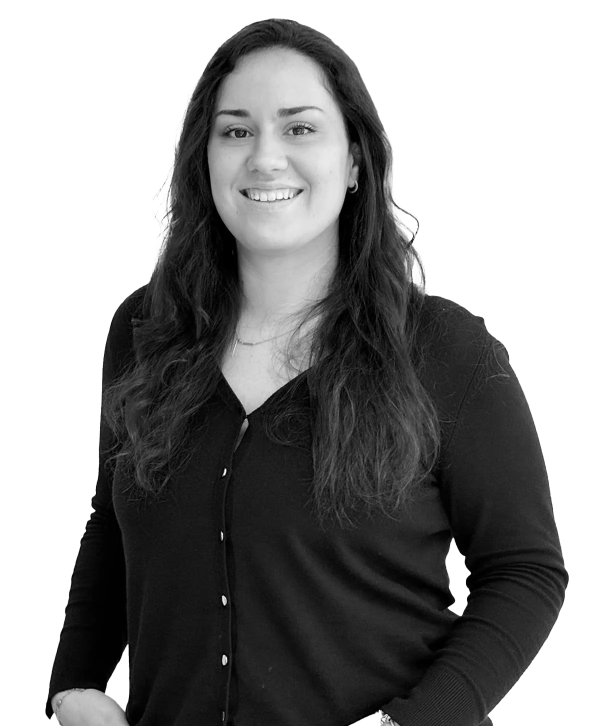
#> input picture ponentes/marian-1.webp, 1200 x 1452 px (shown at 1/2 size)
$ python -i servidor.py   (imports and definitions only)
#> lines starting #> are read from the running program, lines starting #| are printed output that depends on the picture
#!/usr/bin/env python3
# -*- coding: utf-8 -*-
"""Playoff Mailer — servidor local.

Sirve la app en el navegador, guarda los envios en ~/.playoff-mailer/
y habla con la API de Brevo. La clave de Brevo se queda en este ordenador.
"""
import http.server
import json
import mimetypes
import os
import re
import socket
import base64
import hashlib
import hmac
import secrets
import socketserver
import ssl
import sys
import threading
import time
import unicodedata
import urllib.error
import urllib.parse
import urllib.request
import uuid
import webbrowser

AQUI = os.path.dirname(os.path.abspath(__file__))
# En Render (y en cualquier hosting) mandan las variables de entorno; en el Mac, la carpeta del usuario.
EN_SERVIDOR = bool(os.environ.get('PORT'))
CASA = os.environ.get('PLAYOFF_MAILER_DATOS') or os.path.join(os.path.expanduser('~'), '.playoff-mailer')
BORRADORES = os.path.join(CASA, 'borradores')
CONFIG = os.path.join(CASA, 'config.json')
SALIDA = os.path.join(CASA, 'html')
WP = 'https://playoffinformatica.com/wp-json/wp/v2/media'
WP_BASE = 'https://playoffinformatica.com/wp-json/wp/v2'
PONENTES = os.path.join(AQUI, 'ponentes')
# Imagenes que se publican desde la propia app cuando esta en internet (Render):
# Brevo las copia a su biblioteca desde aqui. En Render la direccion llega sola.
PUBLICAS = os.path.join(CASA, 'publicas')
URL_PUBLICA = (os.environ.get('URL_PUBLICA') or os.environ.get('RENDER_EXTERNAL_URL') or '').rstrip('/')
# Supabase: donde viven los borradores y las imagenes cuando la app esta en internet.
# Se configura con dos variables de entorno (ver README, "Ponerla en internet").
SUPABASE_URL = (os.environ.get('SUPABASE_URL') or '').strip().rstrip('/')
SUPABASE_KEY = (os.environ.get('SUPABASE_KEY') or '').strip()
SUPABASE_TABLA = 'envios'
SUPABASE_BUCKET = 'imagenes'
# Lo unico que se sirve sin sesion: la app y las fotos de ponentes.
ESTATICOS = ('index.html', 'app.js', 'templates.js', 'templates-saas.js', 'plantillas.js')
MAX_SUBIDA = 8 * 1024 * 1024      # lo que aceptamos del disco
ANCHO_MAX = 1400                  # ancho al que reducimos antes de publicar
ANCHO_MAX_ALFA = 760              # las figuras recortadas no necesitan tanto
AVISO_PESO = 600 * 1024           # a partir de aqui recomprimimos
BREVO = 'https://api.brevo.com/v3'
PUERTO_BASE = 8787
DOMINIO = os.environ.get('DOMINIO_CORREO', 'playoffinformatica.com')
DIAS_SESION = 30
CODIGO_MINUTOS = 10
MAX_INTENTOS = 5
# rutas que se pueden tocar sin haber entrado
ABIERTAS = ('sesion', 'sesion/codigo', 'sesion/verificar', 'sesion/salir', 'brevo/estado')
_codigos = {}   # correo -> {'codigo', 'expira', 'intentos'}

# [2 lines not run here, left out]


# ---------------------------------------------------------------- config
# [211 lines left out: functions leer_config, config_fijada, escribir_config, pedir, brevo, traducir_brevo and 8 more, not called in this run]


def _pillow():
    try:
        from PIL import Image
        return Image
    except Exception:
        return None


# [6 lines left out: function leer_proporcion, not called in this run]


def recortar_centro(im, proporcion):
    """Recorta desde el centro a esa proporcion (ancho/alto) sin deformar."""
    if not proporcion:
        return im
    ancho, alto = im.size
    if ancho / float(alto) > proporcion:
        nuevo = max(1, round(alto * proporcion))
        x = (ancho - nuevo) // 2
        return im.crop((x, 0, x + nuevo, alto))
    nuevo = max(1, round(ancho / proporcion))
    y = (alto - nuevo) // 2
    return im.crop((0, y, ancho, y + nuevo))


def optimizar(origen, proporcion=None):
    """Deja la imagen lista para correo y la reduce de ancho.
    JPG en general; PNG si tiene transparencia, para no perderla.
    Si llega una proporcion (4:3), la recorta antes desde el centro.
    Usa Pillow si esta (servidor) y si no sips, que viene con macOS."""
#> called with origen = 'ponentes/marian-1.webp'
    base = slug(os.path.splitext(os.path.basename(origen))[0])
    Image = _pillow()
    if Image is not None:
        with Image.open(origen) as im:
#> im is the input picture: PIL image 1200x1452 RGBA; mean R, G, B, A 34.9, 34.9, 34.9, 143.5
            im = recortar_centro(im, proporcion)
            alfa = im.mode in ('RGBA', 'LA') or (im.mode == 'P' and 'transparency' in im.info)
#> alfa = True
            ancho = ANCHO_MAX_ALFA if alfa else ANCHO_MAX
#> ancho = 760
            if im.width > ancho:
                alto = max(1, round(im.height * ancho / im.width))
#> alto = 920
                im = im.resize((ancho, alto), Image.LANCZOS)
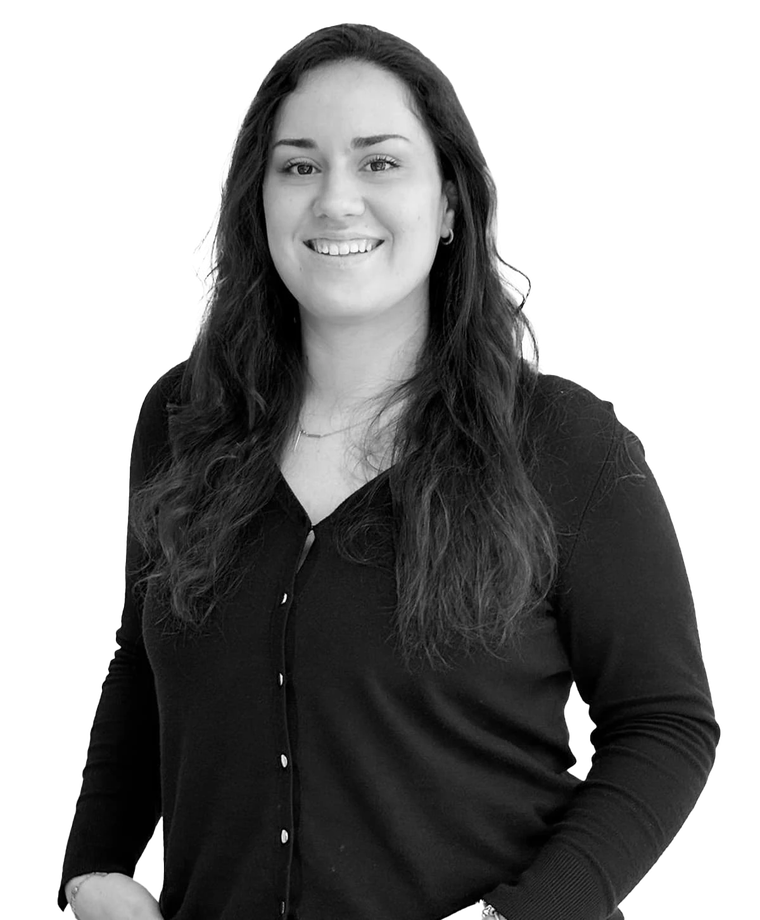
#> im: PIL image 760x920 RGBA; mean R, G, B, A 33.5, 33.5, 33.5, 143.5; transparent parts drawn white
            destino = os.path.join(SALIDA, base + ('.png' if alfa else '.jpg'))
            if alfa:
                im.convert('RGBA').save(destino, 'PNG', optimize=True)
            else:
                im.convert('RGB').save(destino, 'JPEG', quality=82, optimize=True,
                                       progressive=True)
        with open(destino, 'rb') as f:
            return f.read(), os.path.basename(destino), ('image/png' if alfa else 'image/jpeg')

    # sin Pillow: macOS
    import subprocess
    alfa = False
    try:
        r = subprocess.run(['/usr/bin/sips', '-g', 'hasAlpha', origen],
                           capture_output=True, timeout=20, text=True)
        alfa = 'yes' in r.stdout
    except Exception:
        alfa = False
    formato = 'png' if alfa else 'jpeg'
    extension = 'png' if alfa else 'jpg'
    ancho = ANCHO_MAX_ALFA if alfa else ANCHO_MAX
    destino = os.path.join(SALIDA, base + '.' + extension)
    try:
        if proporcion:
            r = subprocess.run(['/usr/bin/sips', '-g', 'pixelWidth', '-g', 'pixelHeight', origen],
                               capture_output=True, timeout=20, text=True)
            w = int(re.search(r'pixelWidth: (\d+)', r.stdout).group(1))
            h = int(re.search(r'pixelHeight: (\d+)', r.stdout).group(1))
            if w / float(h) > proporcion:
                w = max(1, round(h * proporcion))
            else:
                h = max(1, round(w / proporcion))
            subprocess.run(['/usr/bin/sips', '-c', str(h), str(w), origen],
                           check=True, capture_output=True, timeout=60)
        subprocess.run(['/usr/bin/sips', '-s', 'format', formato, '-Z', str(ancho),
                        origen, '--out', destino],
                       check=True, capture_output=True, timeout=60)
    except Exception:
        with open(origen, 'rb') as f:
            datos = f.read()
        ext = os.path.splitext(origen)[1].lower().lstrip('.') or 'jpg'
        tipo = {'jpg': 'image/jpeg', 'jpeg': 'image/jpeg', 'png': 'image/png',
                'gif': 'image/gif', 'webp': 'image/webp'}.get(ext, 'image/jpeg')
        return datos, base + '.' + ext, tipo
    with open(destino, 'rb') as f:
        return f.read(), os.path.basename(destino), ('image/png' if alfa else 'image/jpeg')


# [40 lines left out: functions subir_a_wp, subir_a_brevo, subir_imagen, not called in this run]


# ---------------------------------------------------------------- supabase
def supabase_listo():
    return bool(SUPABASE_URL and SUPABASE_KEY)


# [74 lines left out: functions sb_cabeceras, sb_error, sb_listar, sb_leer, sb_guardar, sb_borrar and 1 more, not called in this run]


# ---------------------------------------------------------------- almacen de envios
# En el servidor el disco se borra en cada reinicio, asi que los envios viven en
# WordPress, en un tipo de contenido privado (pm_envio). Si no esta disponible,
# se usa el disco y la app avisa de que puede perderlos.
TIPO_WP = 'pm_envio'
_wp_disponible = None


# [67 lines left out: functions wp_almacen_listo, wp_listar, wp_leer, wp_guardar, wp_borrar, not called in this run]


# ---------------------------------------------------------------- borradores
def slug(texto):
    t = unicodedata.normalize('NFKD', texto or '').encode('ascii', 'ignore').decode()
    t = re.sub(r'[^a-zA-Z0-9]+', '-', t).strip('-').lower()
    return t[:60] or 'envio'


# [347 lines left out: functions ruta_borrador, listar_borradores, api, not called in this run]


# ---------------------------------------------------------------- servidor
class Handler(http.server.BaseHTTPRequestHandler):
    server_version = 'PlayoffMailer'

    def log_message(self, formato, *args):
        if '/api/' in (args[0] if args else ''):
            sys.stderr.write('  %s\n' % (formato % args))

    # [39 lines left out: functions _json, _estatico, not called in this run]

    def _ruta_api(self):
        partes = urllib.parse.urlparse(self.path)
        return partes.path[len('/api/'):].strip('/'), urllib.parse.parse_qs(partes.query)

    def _correo(self):
        return quien_es(self.headers.get('X-Sesion'))

    # [42 lines left out: functions _puede, do_GET, do_POST, not called in this run]


class Servidor(socketserver.ThreadingMixIn, http.server.HTTPServer):
    daemon_threads = True
    allow_reuse_address = True


# [34 lines left out: functions puerto_libre, main, not called in this run]


# [2 lines not run here, left out]

>>> result = optimizar('ponentes/marian-1.webp')
